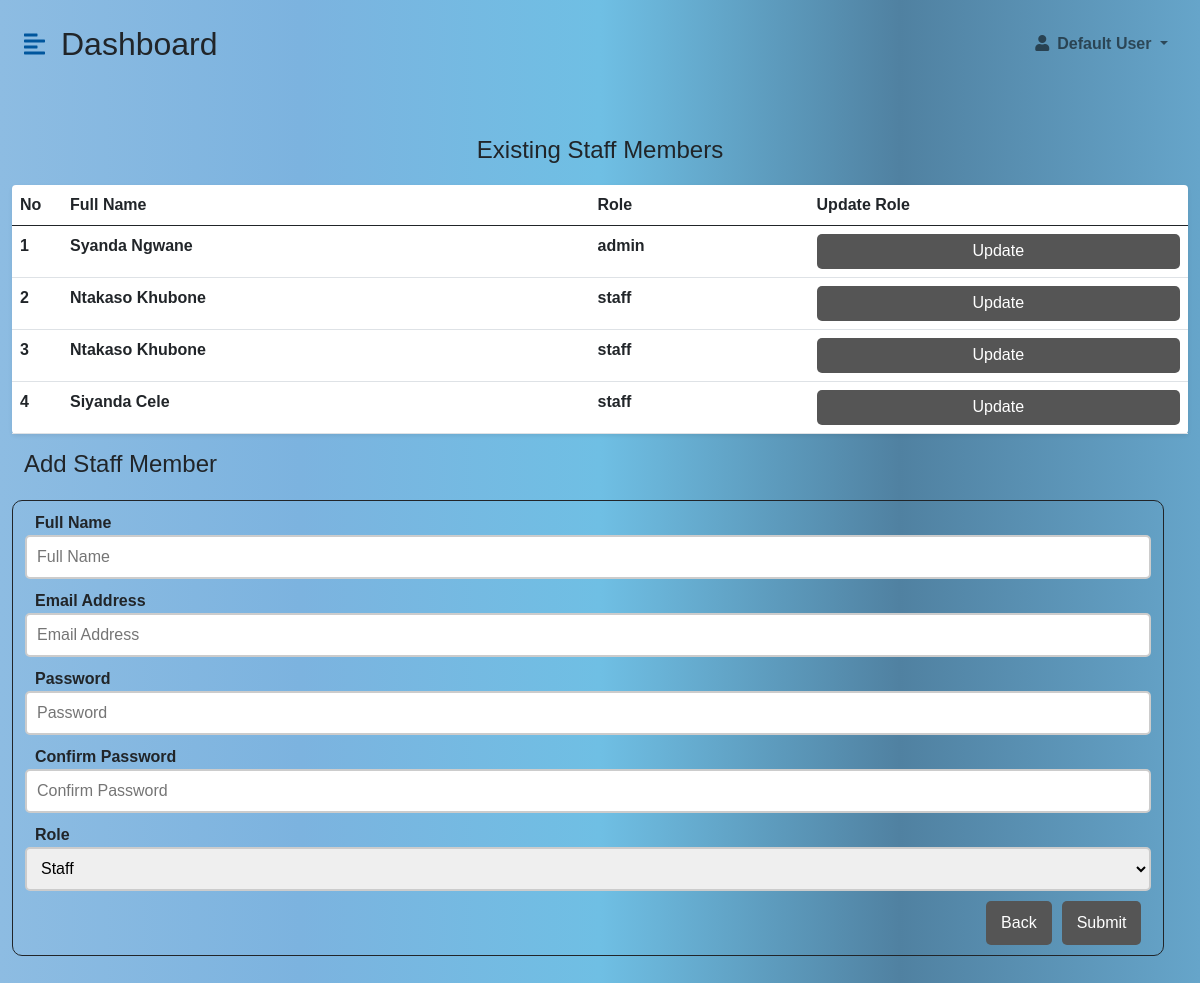
The app's page /admin.php with its own data.
### tables this page shows
CREATE TABLE `users` (
  `id` int(11) NOT NULL,
  `names` varchar(1000) NOT NULL,
  `email` varchar(1000) NOT NULL,
  `passwords` varchar(1000) NOT NULL,
  `role` varchar(1000) NOT NULL
);

### admin.php (the view, shortened to what this page needs)
 <!DOCTYPE html>
<html lang="en">
<head>
    <link href="https://cdn.jsdelivr.net/npm/bootstrap@5.0.0-beta3/dist/css/bootstrap.min.css" rel="stylesheet" />
    <link rel="stylesheet" href="https://cdnjs.cloudflare.com/ajax/libs/font-awesome/5.15.3/css/all.min.css" />
    <link rel="stylesheet" href="styles.css" />
</head>
<?php
 $currentUser = $_SESSION['currentUser'];
 $c_email = $_SESSION['c_email'];
 if(empty($currentUser)) $currentUser = "Default User";
?>
<body>
<form action="#" method="post" enctype="multipart/form-data" autocomplete="off">
<div class="d-flex" id="wrapper">
        <div id="page-content-wrapper">
            <nav class="navbar navbar-expand-lg navbar-light bg-transparent py-4 px-4">
                <div class="d-flex align-items-center">
                    <i class="fas fa-align-left primary-text fs-4 me-3" id="menu-toggle"></i>
                    <h2 class="fs-2 m-0">Dashboard</h2>
                </div>
                <div class="collapse navbar-collapse" id="navbarSupportedContent">
                    <ul class="navbar-nav ms-auto mb-2 mb-lg-0">
                        <li class="nav-item dropdown">
                            <a class="nav-link dropdown-toggle second-text fw-bold" href="#" id="navbarDropdown"
                                role="button" data-bs-toggle="dropdown" aria-expanded="false">
                                <i class="fas fa-user me-2"></i><?php echo $currentUser  ?>
                            </a>
                        </li>
                    </ul>
                </div>
            </nav>
            <div class="container-fluid px-4">
            <div class="row my-5">
            <?php
            include "conn.php";
                    $sql = "SELECT * FROM users WHERE email!='$c_email'";
                    $result = $conn-> query($sql);
                    echo "<h4 style='text-align:center; margin-bottom:20px;'>Existing Staff Members</h4>";
                    if ($result-> num_rows > 0){
                        echo "<table class='table bg-white rounded shadow-sm  table-hover' style='width: 100%;'>";
                        echo "<thead>";
                        echo "<tr>";
                        echo "<th scope='col' width='50'>No</th>";
                        echo "<th scope='col'>Full Name</th>";
                        echo "<th scope='col'>Role</th>";
                        echo "<th scope='col'>Update Role</th>";
                        echo "</tr>";
                        echo "</thead>";
                        echo "<tbody>";
                        $count = 0;
                        while($row = $result-> fetch_assoc()){
                            $name = $row['names'];
                            $email = $row['email'];
                            $role = $row['role'];
                            $count = $count + 1;
                            echo "<tr>";  echo "<th scope='row'>$count</th>";
                            echo "<td><b>$name</b></td>";
                            echo "<th scope='row'>$role</th>";
                            echo "<td><button type='submit' class='btn2' value='$email' name='btn_update'>Update</button></td>";
                            echo "</tr>";
                            }
                            echo "</tbody>";   echo "<table>";    echo "</div>";
                        } else{
                            echo "<div class='content' style='border: 1px solid; border-radius: 10px;'>";
                            echo "<p class='error' style='margin-top: 10px' >No Records Found!!!</p>";
                            echo "</div>";
                        }
                        ?>
                <h3 class="fs-4 mb-3">Add Staff Member</h3>
                <div class="content" style="border: 1px solid; width: 98%; border-radius: 10px; margin-top: 5px;">
                <label style="margin-top: 10px;"><b>Full Name</b></label>
                <input type="text" class="input" name="name" placeholder="Full Name"></input>
                <label style="margin-top: 10px;"><b>Email Address</b></label>
                <input type="email" class="input" name="email" placeholder="Email Address"></input>
                <label style="margin-top: 10px;"><b>Password</b></label>
                <input type="password" class="input" name="password" placeholder="Password"></input>
                <label style="margin-top: 10px;"><b>Confirm Password</b></label>
                <input type="password" class="input" name="cpassword" placeholder="Confirm Password"></input>
                <label style="margin-top: 10px;"><b>Role</b></label>
                <select name='role' class='input'>
                <option value='staff'>Staff</option>   <option value="admin">Admin</option>
                </select>
                <button type="submit" class="btn" name="btn_submit">Submit</button>
                <a type="submit" class="btn" href="street-vender.php">Back</a>
                </div>
            </div>
            </div>
        </div>
    </form>
</body>
</html>

### styles.css (style rules this page uses)
body { font-family: arial; min-width: 1300px; }
:root { --main-bg-color: #00639d; --main-text-color: #00569d; --second-text-color: #bbbbc5; --second-bg-color: #c1d9ef; }
.primary-text { color: var(--main-text-color); }
.second-text { color: var(--second-text-color); }
#wrapper { overflow-x: hidden; background-image: linear-gradient( to right, #8dbce2, #7cb3df, #6fbfe4, #5081a1, #66a5ca ); }
#page-content-wrapper { min-width: 100vw; }
#menu-toggle { cursor: pointer; }
@media (min-width: 768px) { #page-content-wrapper { min-width: 800px; width: 100%; } }

### admin.php (style rules this page uses)
body { font-family: arial; min-width: 10px; }
.input { display: block; border: 2px solid #ccc; width: 100%; padding: 10px; height: 44px; border-radius: 5px; }
label { font-size: 16px; margin-left: 10px; }
.btn2 { float: right; background: #555; color: #fff; border-radius: 5px; width: 100%; border: none; height: 35px; }
.btn { float: right; background: #555; padding: 10px 15px; color: #fff; border-radius: 5px; margin-right: 10px; margin-top: 10px; margin-bottom: 10px; border: none; }

### records on screen
users: names "Syanda Ngwane", role "admin"
users: names "Ntakaso Khubone", role "staff"
users: names "Ntakaso Khubone", role "staff"
users: names "Siyanda Cele", role "staff"

### other values on screen
$currentUser "Default User"
